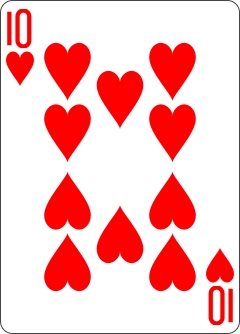
#> input picture casino/renderer/cards/C10.png, 240 x 334 px
$ python -i process_icons.py   (imports and definitions only)
#> lines starting #> are read from the running program, lines starting #| are printed output that depends on the picture
"""
Auto-trim and resize icons from a staging folder.

Usage:
  1. Drop PNG/JPEG files into icons/_staging/
  2. Name them exactly as they should appear in the project:
     - Game icons:        blackjack.png, slots.png, crash.png, etc.
     - Slot symbols:      wild.png, star.png, trophy.png, shield.png, crown.png, football.png, coin.png
     - Achievement icons: first_timer.png, regular.png, high_roller.png, etc.
  3. Run: python process_icons.py
  4. Icons are auto-trimmed, resized to 256x256, and moved to the correct directory.
"""
from PIL import Image
import os

TARGET = 256
BASE = os.path.dirname(os.path.abspath(__file__))
STAGING = os.path.join(BASE, "icons", "_staging")
ICONS_DIR = os.path.join(BASE, "icons")
ACH_DIR = os.path.join(ICONS_DIR, "achievements")
SLOT_DIR = os.path.join(BASE, "casino", "renderer", "slot_icons")

# Which filenames go where
SLOT_NAMES = {"wild", "star", "trophy", "shield", "crown", "football", "coin"}
ACH_NAMES = {
    "first_timer", "regular", "high_roller", "whale", "lucky_7",
    "perfect_hand", "rocketman", "moon_shot", "nerves_of_steel", "comeback_king",
    "all_rounder", "dedicated", "iron_will", "jackpot_club", "grand_slam",
    "big_spender", "high_society", "legend", "challenger", "crowd_player",
}

# [3 lines not run here, left out]


def trim_and_resize(img_path):
    """Trim transparent padding, resize to TARGET square, return Image."""
#> called with img_path = '../casino/renderer/cards/C10.png'
    img = Image.open(img_path)
#> img is the input picture: PIL image 240x334 RGBA; mean R, G, B, A 252, 191.4, 191.4, 254.6

    # Convert to RGBA if not already
    if img.mode != "RGBA":
        img = img.convert("RGBA")

    # Get bounding box of non-transparent pixels
    bbox = img.getbbox()
#> bbox = (0, 0, 240, 334)
    if bbox:
        img = img.crop(bbox)

    # Make square by padding the shorter side with transparency
    w, h = img.size
#> w = 240; h = 334
    side = max(w, h)
#> side = 334
    square = Image.new("RGBA", (side, side), (0, 0, 0, 0))
#> square: PIL image 334x334 RGBA; every value is 0
    square.paste(img, ((side - w) // 2, (side - h) // 2))
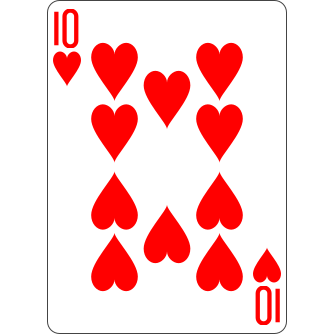
#> square: PIL image 334x334 RGBA; mean R, G, B, A 181.1, 137.5, 137.5, 182.9; transparent parts drawn white

    # Resize to target
    square = square.resize((TARGET, TARGET), Image.LANCZOS)
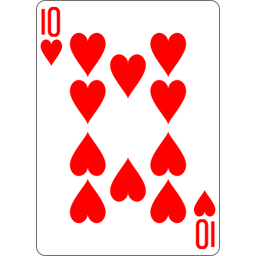
#> square: PIL image 256x256 RGBA; mean R, G, B, A 181.1, 137.5, 137.5, 182.9; transparent parts drawn white
    return square


def main():
    files = [f for f in os.listdir(STAGING)
             if f.lower().endswith((".png", ".jpg", ".jpeg", ".webp"))]

    if not files:
        print(f"No images found in {STAGING}/")
        print("Drop your icon PNGs there and re-run.")
        return

    print(f"Processing {len(files)} icon(s) from _staging/...\n")

    for fname in sorted(files):
        src = os.path.join(STAGING, fname)
        name = os.path.splitext(fname)[0].lower()

        # Determine output directory
        if name in SLOT_NAMES:
            out_dir = SLOT_DIR
            category = "slot"
        elif name in ACH_NAMES:
            out_dir = ACH_DIR
            category = "achievement"
        else:
            out_dir = ICONS_DIR
            category = "game"

        try:
            result = trim_and_resize(src)
            out_path = os.path.join(out_dir, f"{name}.png")
            result.save(out_path, "PNG")

            # Remove from staging after successful processing
            os.remove(src)

            print(f"  [{category:11s}] {name}.png -> {out_path}")
        except Exception as e:
            print(f"  [ERROR] {fname}: {e}")

    print(f"\nDone. All icons at {TARGET}x{TARGET}.")


# [2 lines not run here, left out]

>>> result = trim_and_resize('../casino/renderer/cards/C10.png')
